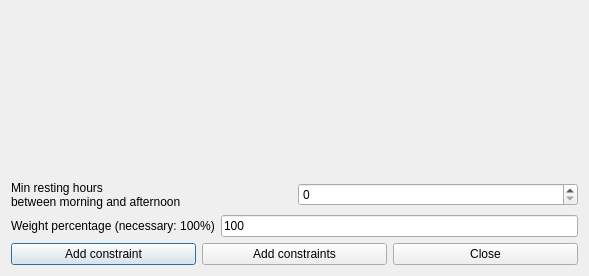
<?xml version="1.0" encoding="UTF-8"?>
<ui version="4.0">
 <class>AddConstraintTeachersMinRestingHoursBetweenMorningAndAfternoonForm_template</class>
 <widget class="QDialog" name="AddConstraintTeachersMinRestingHoursBetweenMorningAndAfternoonForm_template">
  <property name="geometry">
   <rect>
    <x>0</x>
    <y>0</y>
    <width>589</width>
    <height>276</height>
   </rect>
  </property>
  <property name="windowTitle">
   <string extracomment="This is the title of the dialog to add a new constraint of this type">Add teachers min resting hours between morning and afternoon</string>
  </property>
  <layout class="QGridLayout" name="gridLayout">
   <item row="0" column="0" colspan="2">
    <spacer name="spacer2">
     <property name="orientation">
      <enum>Qt::Vertical</enum>
     </property>
     <property name="sizeType">
      <enum>QSizePolicy::Expanding</enum>
     </property>
     <property name="sizeHint" stdset="0">
      <size>
       <width>20</width>
       <height>71</height>
      </size>
     </property>
    </spacer>
   </item>
   <item row="3" column="0" colspan="2">
    <layout class="QHBoxLayout">
     <item>
      <widget class="QPushButton" name="addConstraintPushButton">
       <property name="text">
        <string>Add constraint</string>
       </property>
      </widget>
     </item>
     <item>
      <widget class="QPushButton" name="addConstraintsPushButton">
       <property name="text">
        <string>Add constraints</string>
       </property>
      </widget>
     </item>
     <item>
      <widget class="QPushButton" name="closePushButton">
       <property name="text">
        <string>Close</string>
       </property>
      </widget>
     </item>
    </layout>
   </item>
   <item row="2" column="0" colspan="2">
    <layout class="QHBoxLayout" name="horizontalLayout_2">
     <item>
      <widget class="QLabel" name="weightTextLabel">
       <property name="frameShape">
        <enum>QFrame::NoFrame</enum>
       </property>
       <property name="frameShadow">
        <enum>QFrame::Plain</enum>
       </property>
       <property name="text">
        <string>Weight percentage (necessary: 100%)</string>
       </property>
       <property name="wordWrap">
        <bool>false</bool>
       </property>
      </widget>
     </item>
     <item>
      <widget class="QLineEdit" name="weightLineEdit">
       <property name="text">
        <string notr="true">100</string>
       </property>
      </widget>
     </item>
    </layout>
   </item>
   <item row="1" column="0" colspan="2">
    <layout class="QHBoxLayout" name="horizontalLayout">
     <item>
      <widget class="QLabel" name="textLabel1">
       <property name="text">
        <string>Min resting hours
between morning and afternoon</string>
       </property>
       <property name="wordWrap">
        <bool>false</bool>
       </property>
      </widget>
     </item>
     <item>
      <widget class="QSpinBox" name="minRestingHoursSpinBox"/>
     </item>
    </layout>
   </item>
  </layout>
 </widget>
 <layoutdefault spacing="6" margin="11"/>
 <resources/>
 <connections/>
</ui>
